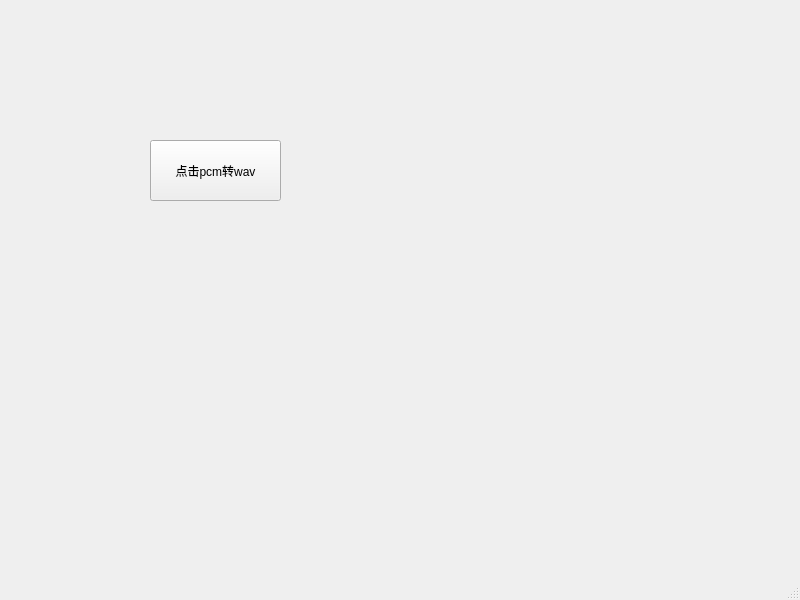
<?xml version="1.0" encoding="UTF-8"?>
<ui version="4.0">
 <class>MainWindow</class>
 <widget class="QMainWindow" name="MainWindow">
  <property name="geometry">
   <rect>
    <x>0</x>
    <y>0</y>
    <width>800</width>
    <height>600</height>
   </rect>
  </property>
  <property name="windowTitle">
   <string>MainWindow</string>
  </property>
  <widget class="QWidget" name="centralwidget">
   <widget class="QPushButton" name="pushButton">
    <property name="geometry">
     <rect>
      <x>150</x>
      <y>140</y>
      <width>131</width>
      <height>61</height>
     </rect>
    </property>
    <property name="text">
     <string>点击pcm转wav</string>
    </property>
   </widget>
  </widget>
  <widget class="QMenuBar" name="menubar">
   <property name="geometry">
    <rect>
     <x>0</x>
     <y>0</y>
     <width>800</width>
     <height>37</height>
    </rect>
   </property>
  </widget>
  <widget class="QStatusBar" name="statusbar"/>
 </widget>
 <resources/>
 <connections/>
</ui>
